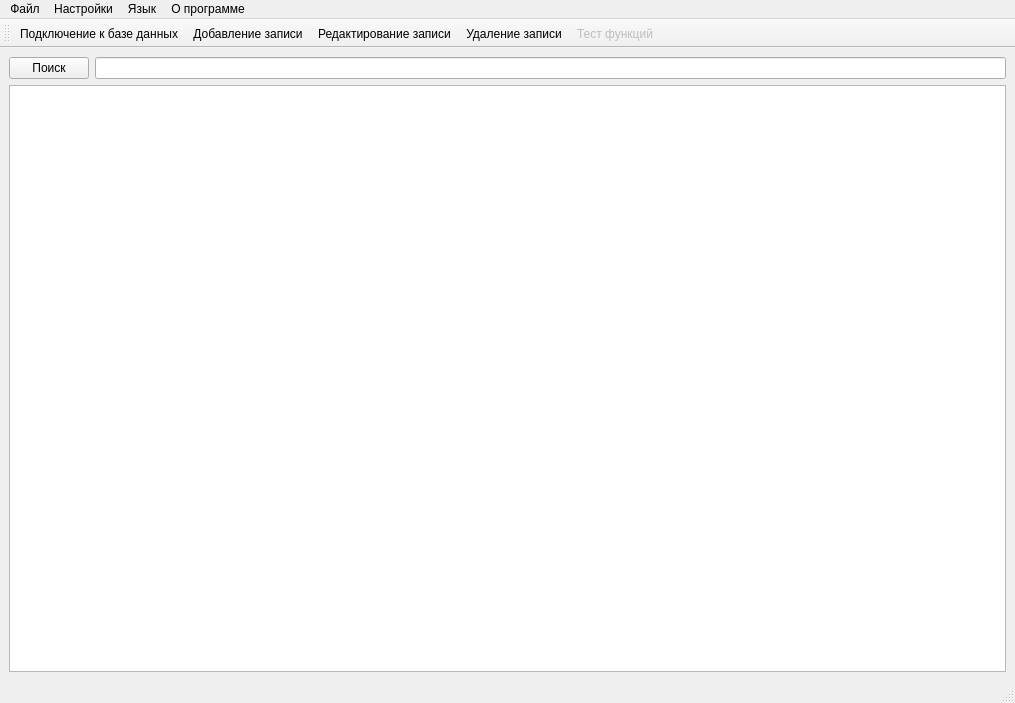
<?xml version="1.0" encoding="UTF-8"?>
<ui version="4.0">
 <class>MainWindow</class>
 <widget class="QMainWindow" name="MainWindow">
  <property name="geometry">
   <rect>
    <x>0</x>
    <y>0</y>
    <width>1015</width>
    <height>703</height>
   </rect>
  </property>
  <property name="windowTitle">
   <string>MainWindow</string>
  </property>
  <widget class="QWidget" name="centralwidget">
   <layout class="QGridLayout" name="gridLayout_2">
    <item row="0" column="0">
     <layout class="QGridLayout" name="gridLayout">
      <item row="0" column="0">
       <layout class="QHBoxLayout" name="horizontalLayout">
        <item>
         <widget class="QPushButton" name="pushButton_search">
          <property name="text">
           <string>Поиск</string>
          </property>
          <property name="icon">
           <iconset resource="my_resources.qrc">
            <normaloff>:/ic0/search_find.ico</normaloff>:/ic0/search_find.ico</iconset>
          </property>
          <property name="iconSize">
           <size>
            <width>14</width>
            <height>14</height>
           </size>
          </property>
         </widget>
        </item>
        <item>
         <widget class="QLineEdit" name="lineEdit_search"/>
        </item>
       </layout>
      </item>
      <item row="1" column="0">
       <widget class="QTableView" name="tableView"/>
      </item>
     </layout>
    </item>
   </layout>
  </widget>
  <widget class="QMenuBar" name="menubar">
   <property name="geometry">
    <rect>
     <x>0</x>
     <y>0</y>
     <width>1015</width>
     <height>17</height>
    </rect>
   </property>
   <widget class="QMenu" name="menu">
    <property name="title">
     <string>Файл</string>
    </property>
    <addaction name="action_connectDB"/>
    <addaction name="action_add"/>
    <addaction name="action_edit"/>
    <addaction name="action_delete"/>
    <addaction name="actionTest"/>
   </widget>
   <widget class="QMenu" name="menu_2">
    <property name="title">
     <string>О программе</string>
    </property>
    <addaction name="action_About"/>
   </widget>
   <widget class="QMenu" name="menu_3">
    <property name="title">
     <string>Настройки</string>
    </property>
    <addaction name="action_settings_save"/>
    <addaction name="action_settings_reset"/>
   </widget>
   <widget class="QMenu" name="menu_4">
    <property name="title">
     <string>Язык</string>
    </property>
    <addaction name="action_language_English"/>
    <addaction name="action_language_Russian"/>
   </widget>
   <addaction name="menu"/>
   <addaction name="menu_3"/>
   <addaction name="menu_4"/>
   <addaction name="menu_2"/>
  </widget>
  <widget class="QStatusBar" name="statusbar"/>
  <widget class="QToolBar" name="toolBar">
   <property name="windowTitle">
    <string>toolBar</string>
   </property>
   <attribute name="toolBarArea">
    <enum>TopToolBarArea</enum>
   </attribute>
   <attribute name="toolBarBreak">
    <bool>false</bool>
   </attribute>
   <addaction name="action_connectDB"/>
   <addaction name="action_add"/>
   <addaction name="action_edit"/>
   <addaction name="action_delete"/>
   <addaction name="actionTest"/>
  </widget>
  <action name="action_connectDB">
   <property name="icon">
    <iconset resource="my_resources.qrc">
     <normaloff>:/ic0/globe.ico</normaloff>
     <normalon>:/ic0/globe.ico</normalon>:/ic0/globe.ico</iconset>
   </property>
   <property name="text">
    <string>Подключение к базе данных</string>
   </property>
  </action>
  <action name="action_add">
   <property name="icon">
    <iconset resource="my_resources.qrc">
     <normaloff>:/ic0/plus_add.ico</normaloff>:/ic0/plus_add.ico</iconset>
   </property>
   <property name="text">
    <string>Добавление записи</string>
   </property>
  </action>
  <action name="action_edit">
   <property name="icon">
    <iconset resource="my_resources.qrc">
     <normaloff>:/ic0/edit_file.ico</normaloff>:/ic0/edit_file.ico</iconset>
   </property>
   <property name="text">
    <string>Редактирование записи</string>
   </property>
  </action>
  <action name="action_delete">
   <property name="icon">
    <iconset resource="my_resources.qrc">
     <normaloff>:/ic0/delete_trash.ico</normaloff>:/ic0/delete_trash.ico</iconset>
   </property>
   <property name="text">
    <string>Удаление записи</string>
   </property>
  </action>
  <action name="actionTest">
   <property name="enabled">
    <bool>false</bool>
   </property>
   <property name="text">
    <string>Тест функций</string>
   </property>
   <property name="visible">
    <bool>false</bool>
   </property>
  </action>
  <action name="action_About">
   <property name="icon">
    <iconset resource="my_resources.qrc">
     <normaloff>:/ic0/about.ico</normaloff>:/ic0/about.ico</iconset>
   </property>
   <property name="text">
    <string>Об авторе</string>
   </property>
  </action>
  <action name="action_settings_save">
   <property name="icon">
    <iconset resource="my_resources.qrc">
     <normaloff>:/ic0/set.ico</normaloff>:/ic0/set.ico</iconset>
   </property>
   <property name="text">
    <string>Сохранение настроек</string>
   </property>
  </action>
  <action name="action_settings_reset">
   <property name="icon">
    <iconset resource="my_resources.qrc">
     <normaloff>:/ic0/reset.ico</normaloff>:/ic0/reset.ico</iconset>
   </property>
   <property name="text">
    <string>Сброс настроек</string>
   </property>
  </action>
  <action name="action_language_English">
   <property name="icon">
    <iconset resource="my_resources.qrc">
     <normaloff>:/ic0/en.png</normaloff>:/ic0/en.png</iconset>
   </property>
   <property name="text">
    <string>Английский</string>
   </property>
  </action>
  <action name="action_language_Russian">
   <property name="icon">
    <iconset resource="my_resources.qrc">
     <normaloff>:/ic0/ru.png</normaloff>:/ic0/ru.png</iconset>
   </property>
   <property name="text">
    <string>Русский</string>
   </property>
  </action>
 </widget>
 <resources>
  <include location="my_resources.qrc"/>
 </resources>
 <connections/>
</ui>
